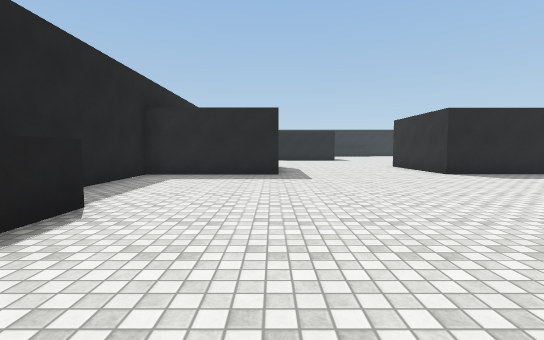
View 1 (above)

22 first-person views from a walk through a scene from a Unity 3-D project. The camera is 1.3 m above the floor, tilts 4° down and sees 85° across. The floor is counted in squares, 2 m on a side. Each view is taken from the middle of a square. On the plan, view 1 faces up. The plan holds only what a view shows up to about 9 squares ahead; the rest is blank. The place goes on beyond the plan. The player character is not drawn. Surface patterns are stand-ins for the level's own textures.

View 2
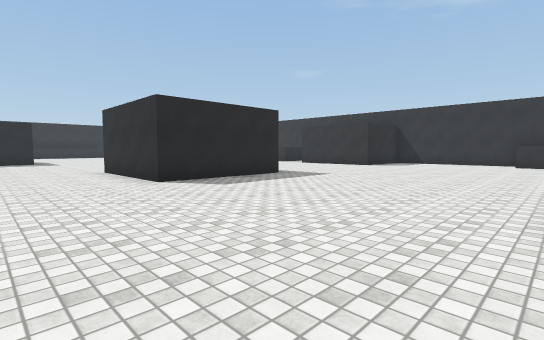

View 3
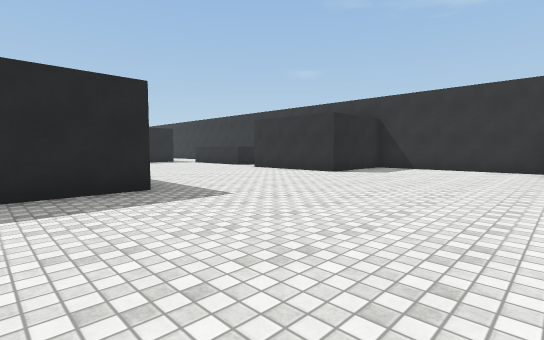

View 4
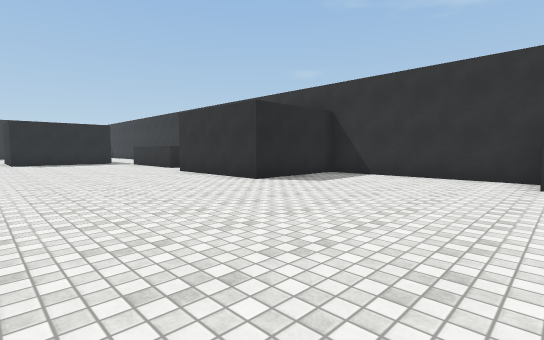

View 5
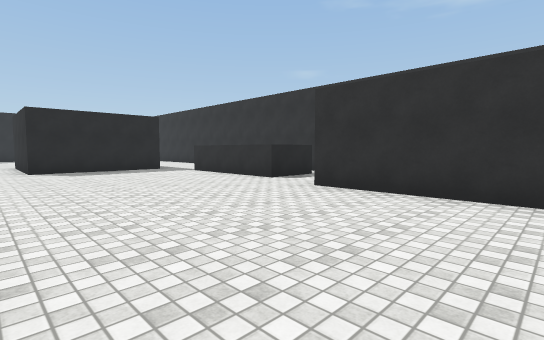

View 6
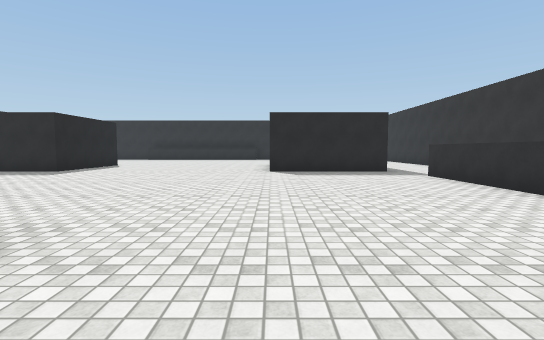

View 7
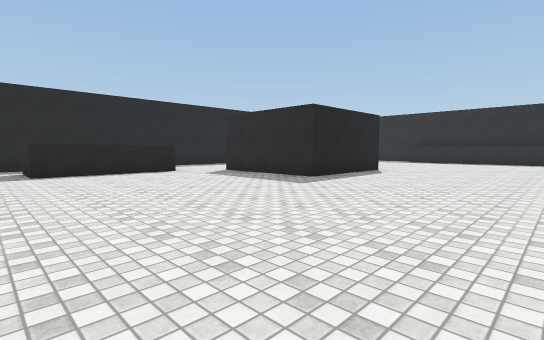

View 8
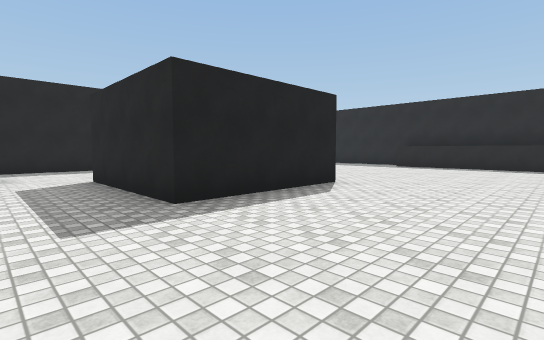

View 9
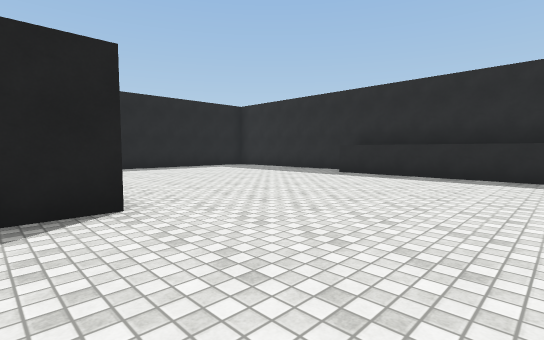

View 10
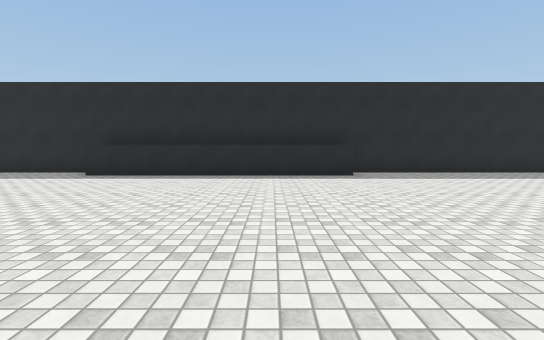

View 11
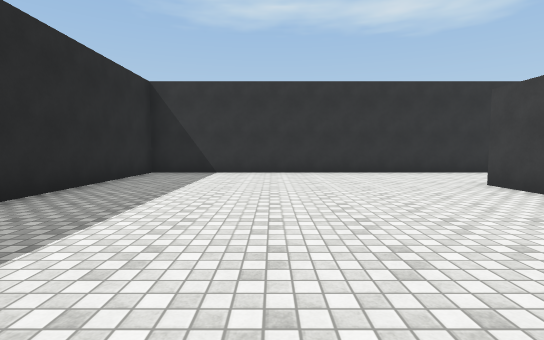

View 12
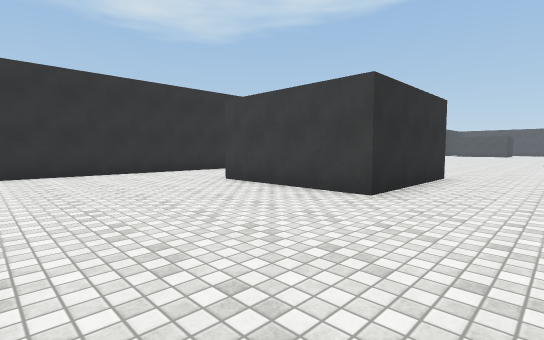

View 13
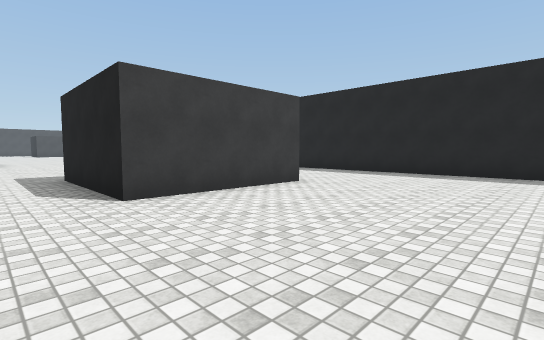

View 14
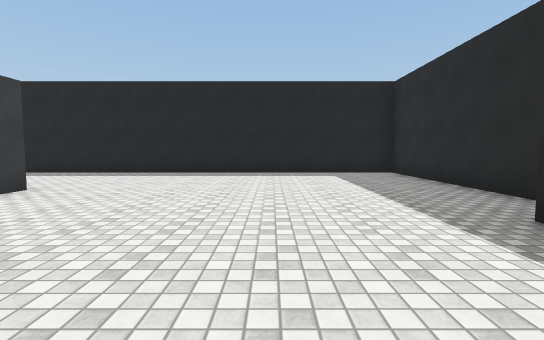

View 15
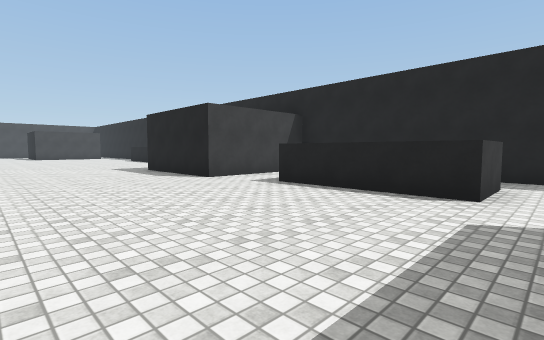

View 16
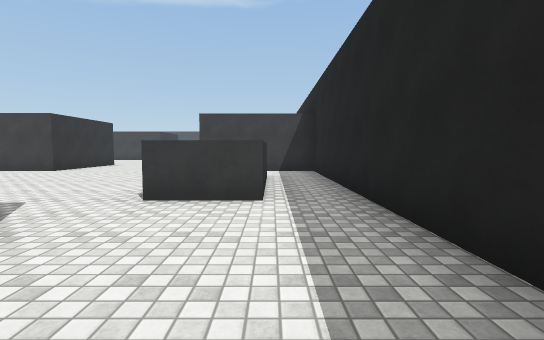

View 17
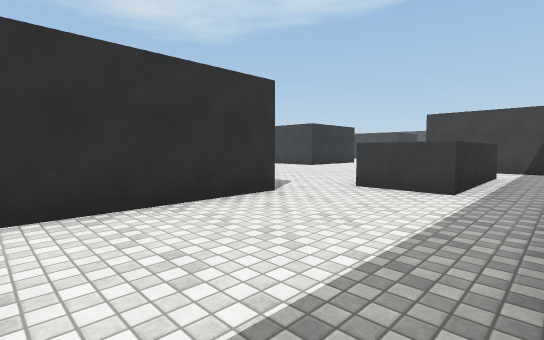

View 18
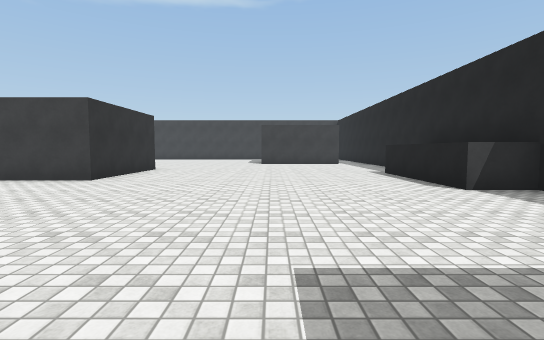

View 19
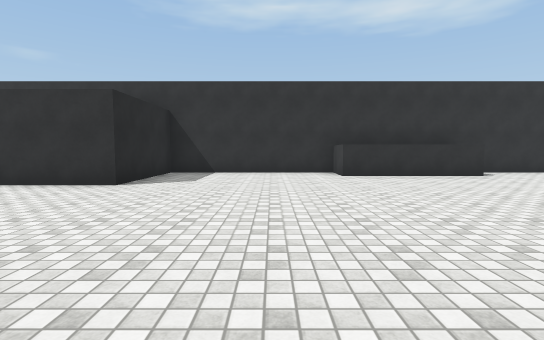

View 20
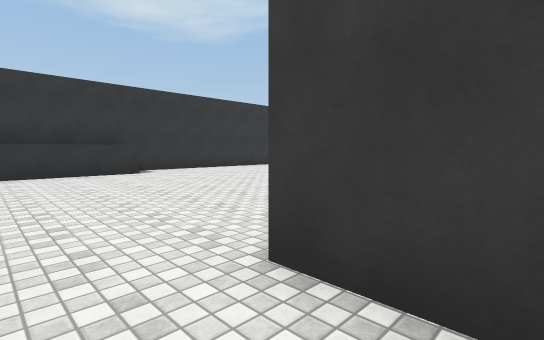

View 21
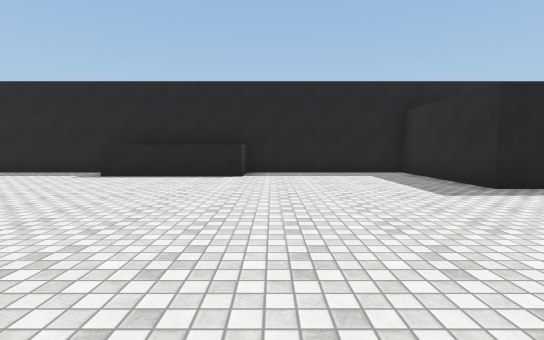

View 22
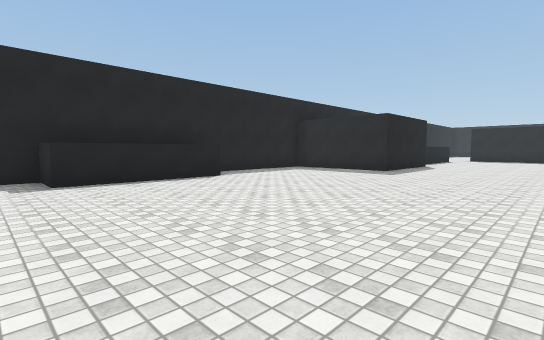

### Floor plan
Key: @ floor where view 1 was taken; # wall or solid block; . floor; ^ raised ledge.
Columns run from 4 left of view 1 to 17 right of it. Each row starts with its distance up from view 1.
 29 #######       ########
 28 #......^^^^^^^.......#
 27 #....................#
 26 #....................#
 25 #....................#
 24 #....................#
 23 #....................#
 22 #....................#
 21 #....###......####...#
 20 #....###......#    ..#
 19 #....###......#     .#
 18 #....###......####.  #
 17 #..................  #
 16 #.^^..............^  #
 15 #.^^..............^  #
 14 #.^^..............^  #
 13 #.^^..............^^
 12 #...................
 11 #####....##  .....#
 10     #....#   .....#
  9     #....#   .....#
  8 #####....####.....####
  7 #....................#
  6 #....................#
  5 #....................#
  4 #....................#
  3  ^^.................^
  2  ^^.................#
  1  ^^......####.......#
  0  ^^.@....#    ......^
 -1 #........#     ......#

Positions as (right, up) in squares from view 1, and headings:
1: (0, 0), facing up
2: (2, 2), facing up-right
3: (6, 3), facing up-right
4: (9, 3), facing up-right
5: (9, 8), facing up-right
6: (10, 9), facing up
7: (8, 12), facing up-left
8: (7, 16), facing up-left
9: (7, 20), facing up-left
10: (7, 20), facing up
11: (8, 25), facing right
12: (8, 25), facing down-right
13: (5, 25), facing down-left
14: (5, 25), facing left
15: (4, 17), facing down-left
16: (-2, 20), facing down
17: (-3, 21), facing down-right
18: (1, 8), facing down
19: (8, 5), facing right
20: (7, 3), facing down-right
21: (5, 4), facing left
22: (4, -1), facing up-left
